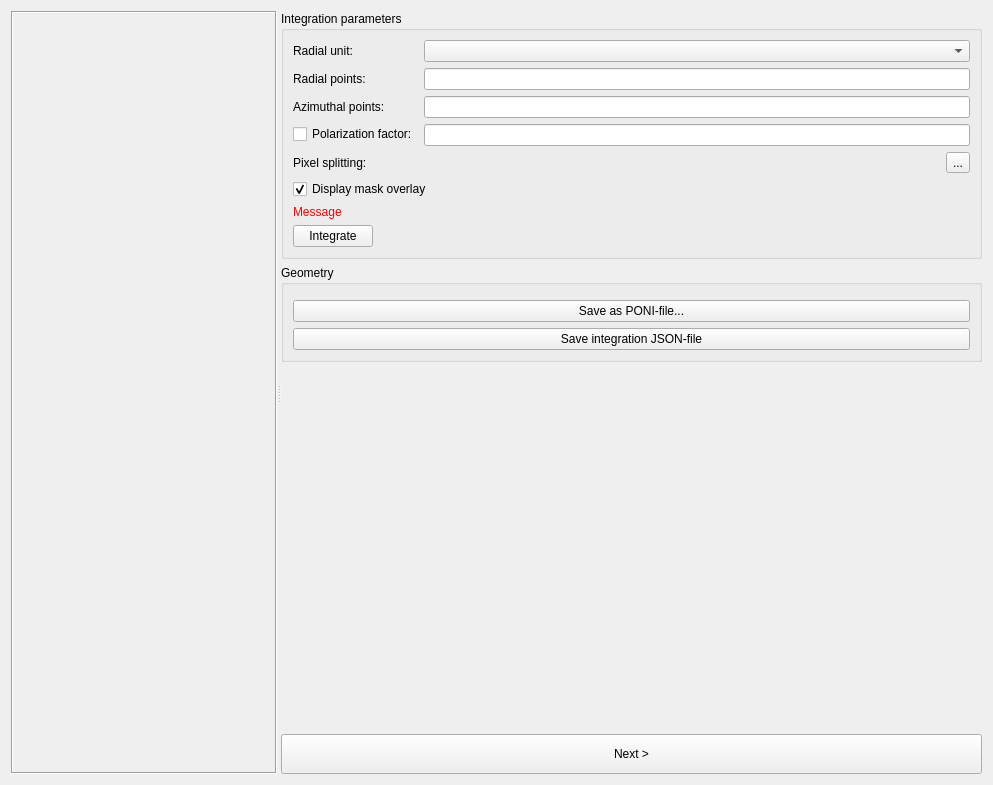
<?xml version="1.0" encoding="UTF-8"?>
<ui version="4.0">
 <class>Form</class>
 <widget class="QWidget" name="Form">
  <property name="geometry">
   <rect>
    <x>0</x>
    <y>0</y>
    <width>993</width>
    <height>785</height>
   </rect>
  </property>
  <property name="windowTitle">
   <string>Cake &amp; integration</string>
  </property>
  <layout class="QHBoxLayout" name="horizontalLayout">
   <item>
    <widget class="QSplitter" name="splitter">
     <property name="orientation">
      <enum>Qt::Horizontal</enum>
     </property>
     <widget class="IntegrationPlot" name="_plot">
      <property name="frameShape">
       <enum>QFrame::Box</enum>
      </property>
      <property name="frameShadow">
       <enum>QFrame::Sunken</enum>
      </property>
      <property name="lineWidth">
       <number>1</number>
      </property>
     </widget>
     <widget class="QWidget" name="widget" native="true">
      <layout class="QVBoxLayout" name="verticalLayout_3" stretch="0,0,1,0">
       <property name="leftMargin">
        <number>0</number>
       </property>
       <property name="topMargin">
        <number>0</number>
       </property>
       <property name="rightMargin">
        <number>0</number>
       </property>
       <property name="bottomMargin">
        <number>0</number>
       </property>
       <item>
        <widget class="QGroupBox" name="groupBox_14">
         <property name="title">
          <string>Integration parameters</string>
         </property>
         <layout class="QFormLayout" name="formLayout">
          <item row="0" column="0">
           <widget class="QLabel" name="label_6">
            <property name="text">
             <string>Radial unit:</string>
            </property>
           </widget>
          </item>
          <item row="0" column="1">
           <widget class="UnitSelector" name="_radialUnit"/>
          </item>
          <item row="1" column="0">
           <widget class="QLabel" name="label_7">
            <property name="text">
             <string>Radial points:</string>
            </property>
           </widget>
          </item>
          <item row="1" column="1">
           <widget class="QuantityEdit" name="_radialPoints">
            <property name="sizePolicy">
             <sizepolicy hsizetype="Expanding" vsizetype="Fixed">
              <horstretch>0</horstretch>
              <verstretch>0</verstretch>
             </sizepolicy>
            </property>
           </widget>
          </item>
          <item row="2" column="0">
           <widget class="QLabel" name="label_8">
            <property name="text">
             <string>Azimuthal points:</string>
            </property>
           </widget>
          </item>
          <item row="2" column="1">
           <widget class="QuantityEdit" name="_azimuthalPoints">
            <property name="sizePolicy">
             <sizepolicy hsizetype="Expanding" vsizetype="Fixed">
              <horstretch>0</horstretch>
              <verstretch>0</verstretch>
             </sizepolicy>
            </property>
           </widget>
          </item>
          <item row="3" column="0">
           <widget class="QCheckBox" name="_polarizationFactorCheck">
            <property name="text">
             <string>Polarization factor:</string>
            </property>
           </widget>
          </item>
          <item row="3" column="1">
           <widget class="QuantityEdit" name="_polarizationFactor">
            <property name="sizePolicy">
             <sizepolicy hsizetype="Expanding" vsizetype="Fixed">
              <horstretch>0</horstretch>
              <verstretch>0</verstretch>
             </sizepolicy>
            </property>
           </widget>
          </item>
          <item row="4" column="0">
           <widget class="QLabel" name="label_2">
            <property name="text">
             <string>Pixel splitting:</string>
            </property>
           </widget>
          </item>
          <item row="4" column="1">
           <layout class="QHBoxLayout" name="horizontalLayout_2">
            <item>
             <widget class="MethodLabel" name="_methodLabel"/>
            </item>
            <item>
             <widget class="QToolButton" name="_customMethodButton">
              <property name="text">
               <string>...</string>
              </property>
             </widget>
            </item>
           </layout>
          </item>
          <item row="5" column="0" colspan="2">
           <widget class="QCheckBox" name="_displayMask">
            <property name="text">
             <string>Display mask overlay</string>
            </property>
            <property name="checked">
             <bool>true</bool>
            </property>
           </widget>
          </item>
          <item row="6" column="0">
           <widget class="QLabel" name="_warning">
            <property name="styleSheet">
             <string notr="true">color:red;</string>
            </property>
            <property name="text">
             <string>Message</string>
            </property>
           </widget>
          </item>
          <item row="7" column="0">
           <widget class="ThreadPoolPushButton" name="_integrateButton">
            <property name="text">
             <string>Integrate</string>
            </property>
           </widget>
          </item>
         </layout>
        </widget>
       </item>
       <item>
        <widget class="QGroupBox" name="groupBox">
         <property name="title">
          <string>Geometry</string>
         </property>
         <layout class="QVBoxLayout" name="verticalLayout">
          <item>
           <widget class="GeometryTabs" name="_geometryTabs" native="true"/>
          </item>
          <item>
           <widget class="QPushButton" name="_savePoniButton">
            <property name="toolTip">
             <string>A PONI-file contains the geometry, the wavelength and the detector information.</string>
            </property>
            <property name="text">
             <string>Save as PONI-file...</string>
            </property>
           </widget>
          </item>
          <item>
           <widget class="QPushButton" name="_saveJsonButton">
            <property name="toolTip">
             <string>A .json file with PONI and all integration parameters.</string>
            </property>
            <property name="text">
             <string>Save integration JSON-file</string>
            </property>
           </widget>
          </item>
         </layout>
        </widget>
       </item>
       <item>
        <spacer name="verticalSpacer">
         <property name="orientation">
          <enum>Qt::Vertical</enum>
         </property>
         <property name="sizeHint" stdset="0">
          <size>
           <width>0</width>
           <height>0</height>
          </size>
         </property>
        </spacer>
       </item>
       <item>
        <widget class="QPushButton" name="_nextStep">
         <property name="minimumSize">
          <size>
           <width>0</width>
           <height>40</height>
          </size>
         </property>
         <property name="text">
          <string>Next &gt;</string>
         </property>
        </widget>
       </item>
      </layout>
     </widget>
    </widget>
   </item>
  </layout>
 </widget>
 <customwidgets>
  <customwidget>
   <class>QuantityEdit</class>
   <extends>QLineEdit</extends>
   <header>pyFAI.gui.widgets.QuantityEdit</header>
  </customwidget>
  <customwidget>
   <class>UnitSelector</class>
   <extends>QComboBox</extends>
   <header>pyFAI.gui.widgets.UnitSelector</header>
  </customwidget>
  <customwidget>
   <class>MethodLabel</class>
   <extends>QLabel</extends>
   <header>pyFAI.gui.widgets.MethodLabel</header>
  </customwidget>
  <customwidget>
   <class>ThreadPoolPushButton</class>
   <extends>QPushButton</extends>
   <header>silx.gui.widgets.ThreadPoolPushButton</header>
  </customwidget>
  <customwidget>
   <class>IntegrationPlot</class>
   <extends>QFrame</extends>
   <header>pyFAI.gui.tasks.IntegrationTask</header>
   <container>1</container>
  </customwidget>
  <customwidget>
   <class>GeometryTabs</class>
   <extends>QWidget</extends>
   <header>pyFAI.gui.widgets.GeometryTabs</header>
   <container>1</container>
  </customwidget>
 </customwidgets>
 <tabstops>
  <tabstop>_radialUnit</tabstop>
  <tabstop>_radialPoints</tabstop>
  <tabstop>_azimuthalPoints</tabstop>
  <tabstop>_polarizationFactorCheck</tabstop>
  <tabstop>_polarizationFactor</tabstop>
  <tabstop>_customMethodButton</tabstop>
  <tabstop>_displayMask</tabstop>
  <tabstop>_integrateButton</tabstop>
  <tabstop>_nextStep</tabstop>
 </tabstops>
 <resources/>
 <connections/>
</ui>
